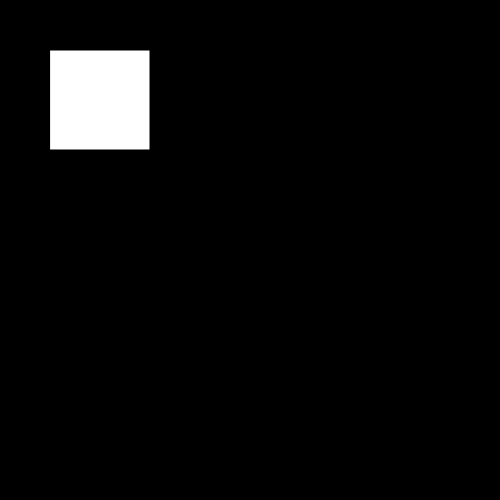
Frame 1 (no input)
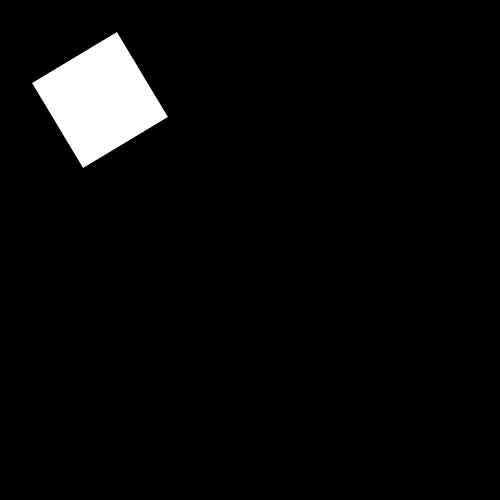
Frame 60 (no input)
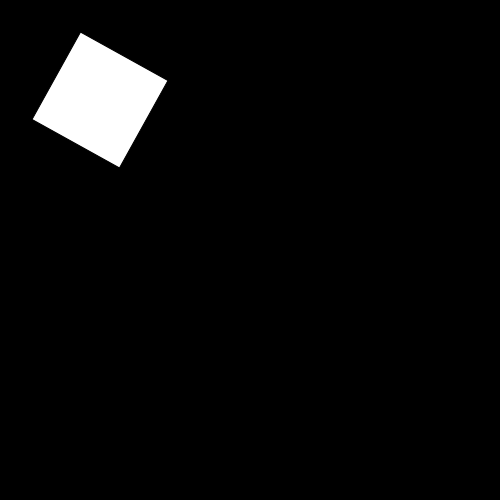
Frame 120 (the mouse pressed at the canvas centre since frame 60)

The p5.js sketch that drew these frames (run headless with seeded random() and noise() and a simulated clock; from frame 60 on, the mouse is pressed at the canvas centre):

// p5.js sketch
// ── sketch.js
var angle=0;
function setup(){

  createCanvas(500,500);
// rotate around the register point(0,0)
  angleMode(DEGREES);
  rectMode(CENTER);


}

function draw(){
  background(0);
  translate(100,100);
  rotate(angle);
  rect(0,0,100,100);
  angle=angle+1;

}
